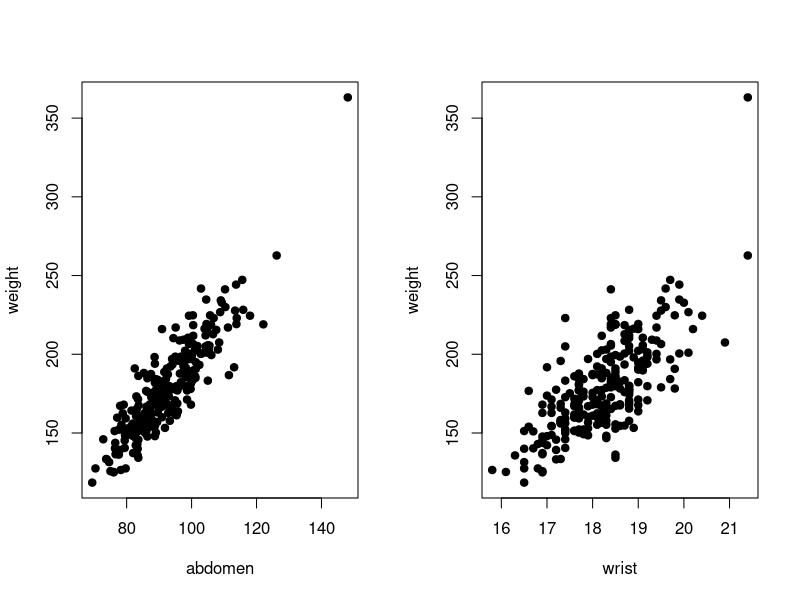
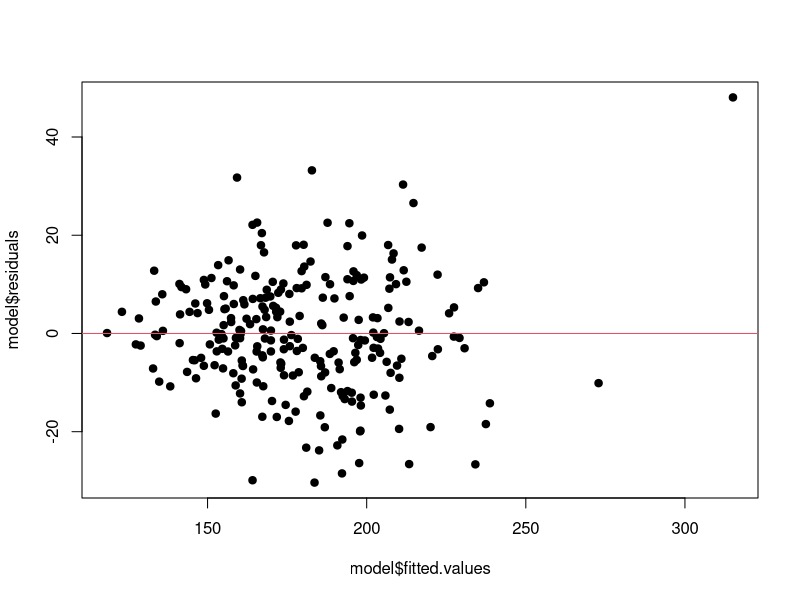
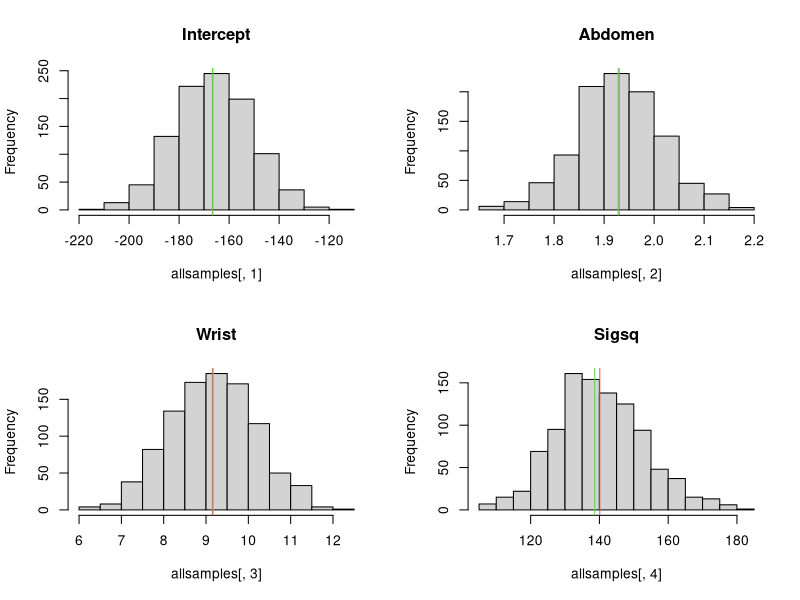
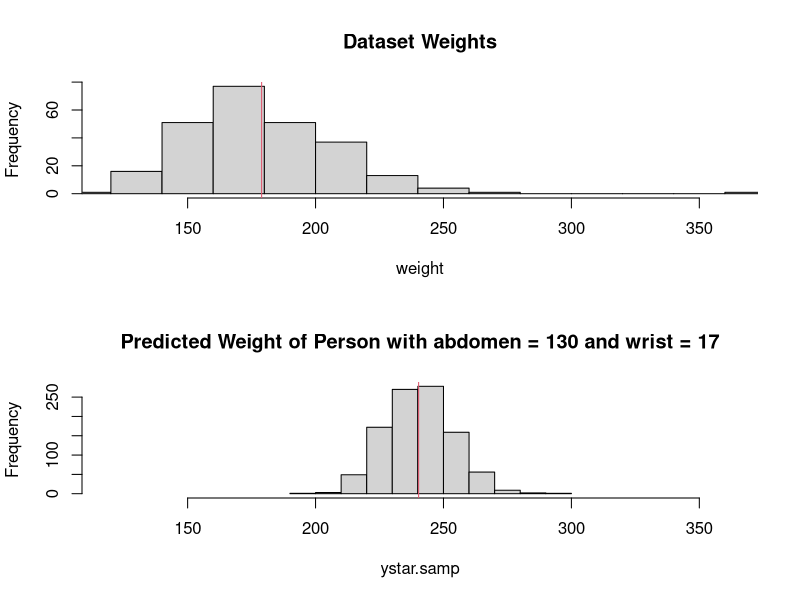

The R script that drew these images, in order:
#############################################
########## READING IN BODYFAT DATA ##########
#############################################

data <- read.table("data/bodyfat (1).csv",header=T,sep=",")
attach(data)
data[1:5,]

par(mfrow=c(1,2))
plot(abdomen,weight,pch=19)
plot(wrist,weight,pch=19)

#############################################
####### MLE FIT OF REGRESSION MODEL #########
#############################################

model <- lm(weight~abdomen+wrist)
summary(model)
par(mfrow=c(1,1))
plot(model$fitted.values,model$residuals,pch=19)
abline(h=0,col=2)

#############################################
### SAMPLING FROM POSTERIOR DISTRIBUTION ####
#############################################


beta.hat <- model$coef
n <- length(weight)
p <- length(beta.hat)
s2 <- (n-p)*summary(model)$sigma^2
V.beta <- summary(model)$cov.unscaled

numsamp <- 1000
beta.samp <- matrix(NA,nrow=numsamp,ncol=p)
sigsq.samp <- rep(NA,numsamp)
for (i in 1:numsamp){
  #sample sigma and invert
	temp <- rgamma(1,shape=(n-p)/2,rate=s2/2)
	cursigsq <- 1/temp
	curvarbeta <- cursigsq*V.beta
	curvarbeta.chol <- t(chol(curvarbeta))
	#sample from the normal
	z <- rnorm(p,0,1)
	curbeta <- beta.hat+curvarbeta.chol%*%z
	sigsq.samp[i] <- cursigsq
	beta.samp[i,] <- curbeta
}
beta.samp

#############################################
#### SUMMARIZING POSTERIOR DISTRIBUTIONS ####
#############################################

## posterior means
postmean.beta <- apply(beta.samp,2,mean)
postmean.sigsq <- mean(sigsq.samp)
postmean.beta
postmean.sigsq

## posterior correlation between variables
cor(cbind(beta.samp,sigsq.samp))

## 95% posterior intervals
allsamples <- cbind(beta.samp,sigsq.samp)
allsamples.sort <- apply(allsamples,2,sort)
allsamples.sort[25,]
allsamples.sort[975,]

## posterior histograms
par(mfrow=c(2,2))
hist(allsamples[,1],main="Intercept")
abline(v=postmean.beta[1],col=2)
abline(v=beta.hat[1],col=3)
hist(allsamples[,2],main="Abdomen")
abline(v=postmean.beta[2],col=2)
abline(v=beta.hat[2],col=3)
hist(allsamples[,3],main="Wrist")
abline(v=postmean.beta[3],col=2)
abline(v=beta.hat[3],col=3)
hist(allsamples[,4],main="Sigsq")
abline(v=postmean.sigsq,col=2)
abline(v=summary(model)$sigma^2,col=3)

#############################################
#### POSTERIOR PREDICTIVE DISTRIBUTION ######
#### FOR A NEW COVARIATE VECTOR Xstar  ######
#############################################

Xstar <- c(1,130,17)  # new person with abdomen = 130 and wrist = 17
Xstar <- t(Xstar)  # making it a row vector

beta.samp
## use posterior samples from before:

ystar.samp <- rep(NA,numsamp)
for (i in 1:numsamp){
   xstarbeta <- Xstar%*%t(t(beta.samp[i,]))
   ystar.samp[i] <- rnorm(1,mean=xstarbeta,sd=sqrt(sigsq.samp[i]))
}   

ystar.postmean <- mean(ystar.samp)
ystar.postmean

par(mfrow=c(2,1))
xmin <- min(weight,ystar.postmean)
xmax <- max(weight,ystar.postmean)
hist(weight,main="Dataset Weights",xlim=c(xmin,xmax))
abline(v=mean(weight),col=2)
hist(ystar.samp,main="Predicted Weight of Person with abdomen = 130 and wrist = 17",xlim=c(xmin,xmax))
abline(v=ystar.postmean,col=2)
